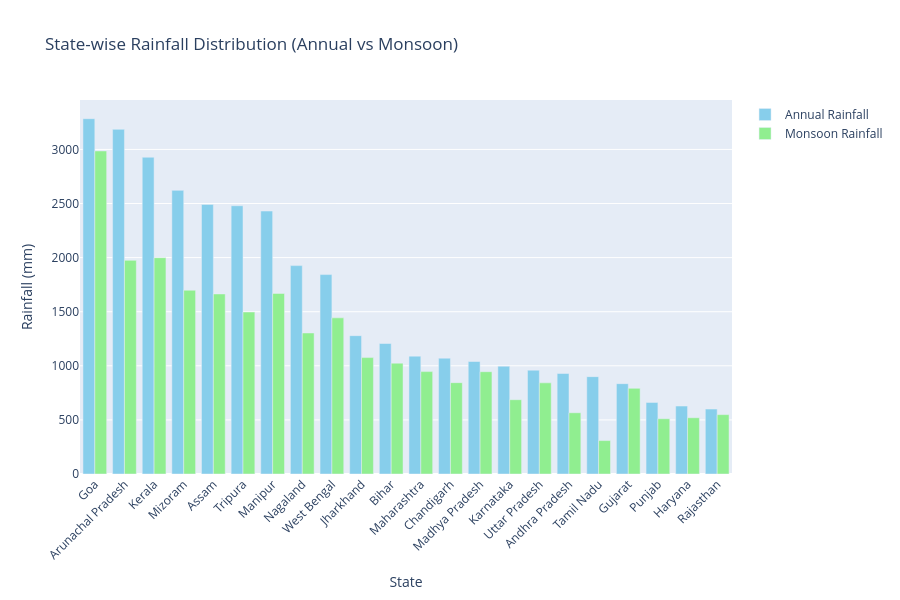

The notebook cell this image was saved under:
### Markdown cell above
## 3. State-Level Rainfall Distribution Map

### Code cell
fig = go.Figure()

# Annual rainfall
fig.add_trace(go.Bar(
    x=state_production.sort_values('avg_annual_rainfall', ascending=False)['state'],
    y=state_production.sort_values('avg_annual_rainfall', ascending=False)['avg_annual_rainfall'],
    name='Annual Rainfall',
    marker_color='skyblue'
))

# Monsoon rainfall
fig.add_trace(go.Bar(
    x=state_production.sort_values('avg_annual_rainfall', ascending=False)['state'],
    y=state_production.sort_values('avg_annual_rainfall', ascending=False)['avg_monsoon_rainfall'],
    name='Monsoon Rainfall',
    marker_color='lightgreen'
))

fig.update_layout(
    title='State-wise Rainfall Distribution (Annual vs Monsoon)',
    xaxis_title='State',
    yaxis_title='Rainfall (mm)',
    barmode='group',
    height=600,
    xaxis_tickangle=-45,
    font=dict(size=12)
)

fig.write_html(f'{OUTPUT}/india_state_rainfall_map.html')
fig.show()

print(f"✅ Rainfall map saved to: {OUTPUT}/india_state_rainfall_map.html")

### Figure 1 — Plotly figure (JSON) as saved in the notebook; plotly's stock layout.template omitted (floating-point values rounded to 4 significant figures)
{"data": [{"marker": {"color": "skyblue"}, "name": "Annual Rainfall", "type": "bar", "x": ["Goa", "Arunachal Pradesh", "Kerala", "Mizoram", "Assam", "Tripura", "Manipur", "Nagaland", "West Bengal", "Jharkhand", "Bihar", "Maharashtra", "Chandigarh", "Madhya Pradesh", "Karnataka", "Uttar Pradesh", "Andhra Pradesh", "Tamil Nadu", "Gujarat", "Punjab", "Haryana", "Rajasthan"], "y": [3284.0, 3186.0, 2928.0, 2622.0, 2492.0, 2480.0, 2430.0, 1926.0, 1843.0, 1279.0, 1206.0, 1089.0, 1071.0, 1040.0, 996.5, 959.8, 929.1, 900.0, 835.0, 661.2, 628.4, 600.4]}, {"marker": {"color": "lightgreen"}, "name": "Monsoon Rainfall", "type": "bar", "x": ["Goa", "Arunachal Pradesh", "Kerala", "Mizoram", "Assam", "Tripura", "Manipur", "Nagaland", "West Bengal", "Jharkhand", "Bihar", "Maharashtra", "Chandigarh", "Madhya Pradesh", "Karnataka", "Uttar Pradesh", "Andhra Pradesh", "Tamil Nadu", "Gujarat", "Punjab", "Haryana", "Rajasthan"], "y": [2986.0, 1975.0, 1999.0, 1698.0, 1664.0, 1497.0, 1669.0, 1303.0, 1443.0, 1076.0, 1025.0, 946.4, 844.2, 945.5, 686.8, 842.4, 565.9, 309.0, 792.0, 510.6, 519.9, 548.8]}], "layout": {"barmode": "group", "font": {"size": 12}, "height": 600, "title": {"text": "State-wise Rainfall Distribution (Annual vs Monsoon)"}, "xaxis": {"tickangle": -45, "title": {"text": "State"}}, "yaxis": {"title": {"text": "Rainfall (mm)"}}}}
